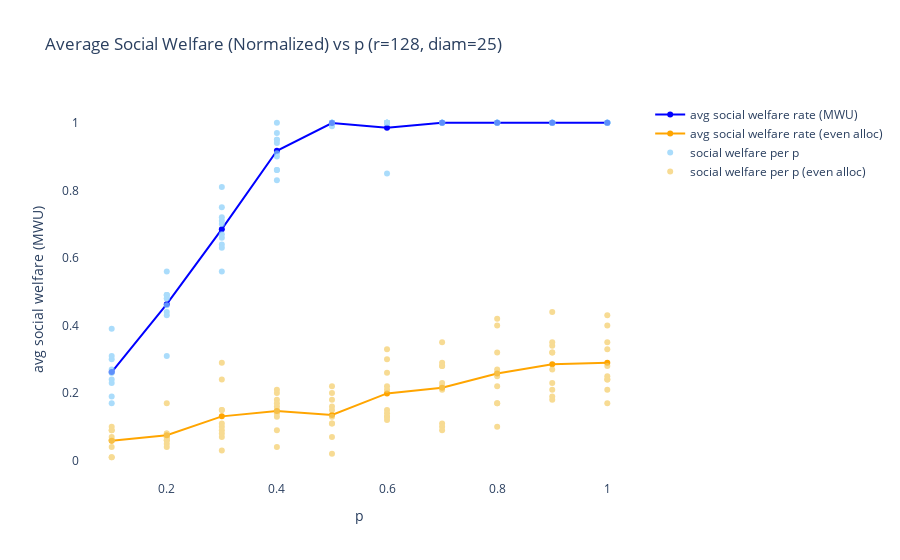
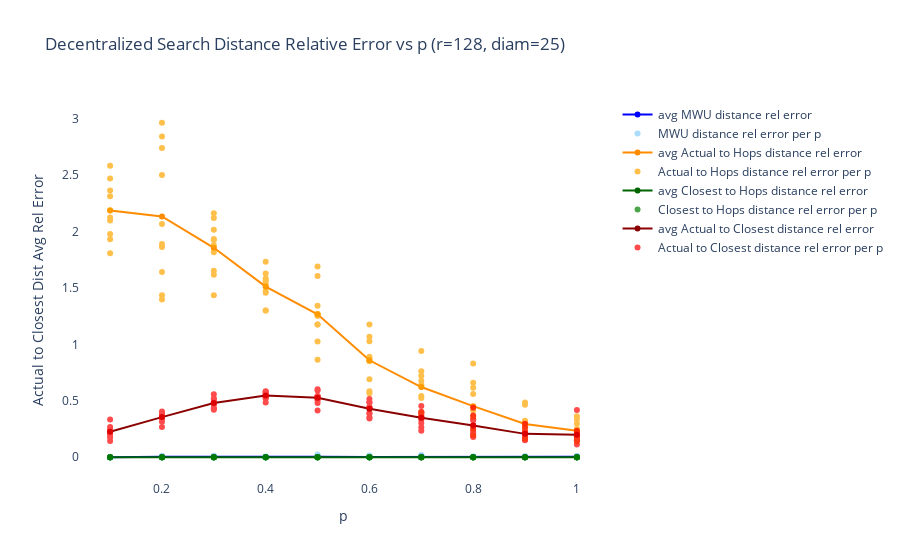
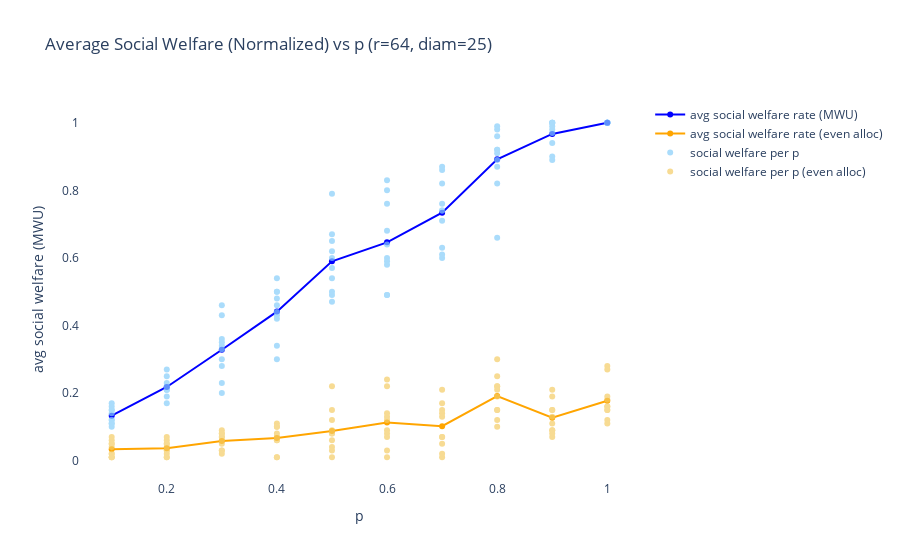
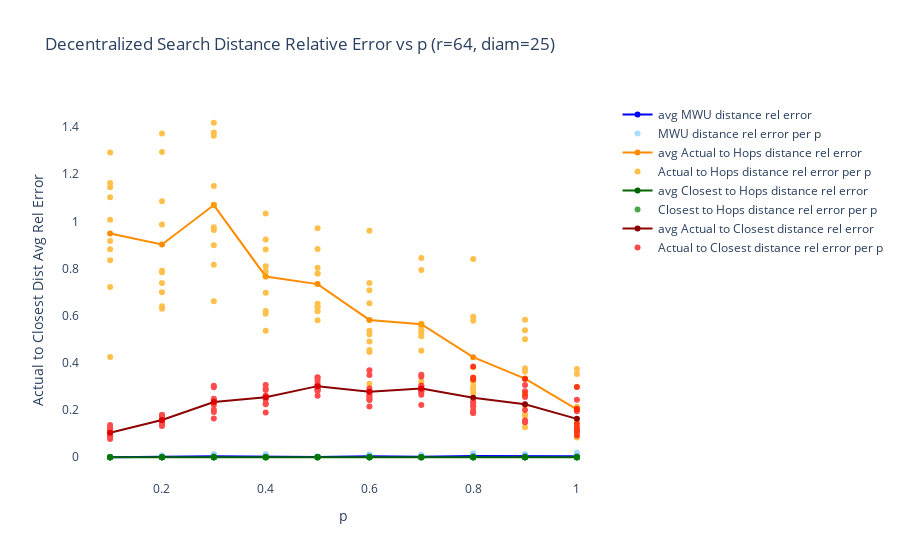

Notebook cell for these charts, in order:
### Markdown cell above
## Powerlaw distributed resources

### Code cell
comp_strat(num_vertices, regularity, create_rl,
         MWU, {'lrate' : lrate}, plaw_resources=True)
